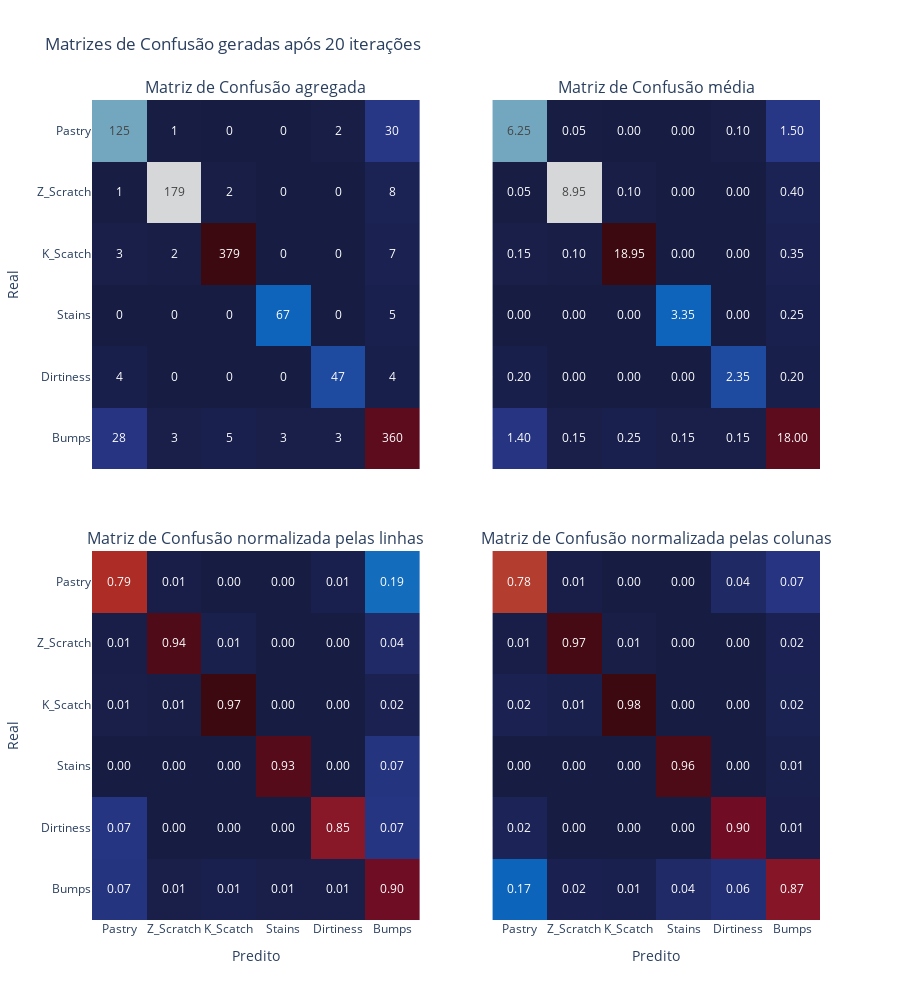

The notebook cell saved with this chart:
### Code cell
plot_confusion_matrix(dt_imb_res, export=False, filename='tree_bal_cm', path='../figs/metrics_ensemble')

### Figure 1 — Plotly figure (JSON) as saved in the notebook; plotly's stock layout.template omitted (floating-point values rounded to 4 significant figures)
{"data": [{"colorscale": [[0, "rgb(23, 28, 66)"], [0.09091, "rgb(41, 58, 143)"], [0.1818, "rgb(11, 102, 189)"], [0.2727, "rgb(69, 144, 185)"], [0.3636, "rgb(142, 181, 194)"], [0.4545, "rgb(210, 216, 219)"], [0.5455, "rgb(230, 210, 204)"], [0.6364, "rgb(213, 157, 137)"], [0.7273, "rgb(196, 101, 72)"], [0.8182, "rgb(172, 43, 36)"], [0.9091, "rgb(120, 14, 40)"], [1, "rgb(60, 9, 17)"]], "showscale": false, "text": [[125, 1, 0, 0, 2, 30], [1, 179, 2, 0, 0, 8], [3, 2, 379, 0, 0, 7], [0, 0, 0, 67, 0, 5], [4, 0, 0, 0, 47, 4], [28, 3, 5, 3, 3, 360]], "texttemplate": "%{text}", "type": "heatmap", "x": ["Pastry", "Z_Scratch", "K_Scatch", "Stains", "Dirtiness", "Bumps"], "xaxis": "x", "y": ["Pastry", "Z_Scratch", "K_Scatch", "Stains", "Dirtiness", "Bumps"], "yaxis": "y", "z": [[125, 1, 0, 0, 2, 30], [1, 179, 2, 0, 0, 8], [3, 2, 379, 0, 0, 7], [0, 0, 0, 67, 0, 5], [4, 0, 0, 0, 47, 4], [28, 3, 5, 3, 3, 360]]}, {"colorscale": [[0, "rgb(23, 28, 66)"], [0.09091, "rgb(41, 58, 143)"], [0.1818, "rgb(11, 102, 189)"], [0.2727, "rgb(69, 144, 185)"], [0.3636, "rgb(142, 181, 194)"], [0.4545, "rgb(210, 216, 219)"], [0.5455, "rgb(230, 210, 204)"], [0.6364, "rgb(213, 157, 137)"], [0.7273, "rgb(196, 101, 72)"], [0.8182, "rgb(172, 43, 36)"], [0.9091, "rgb(120, 14, 40)"], [1, "rgb(60, 9, 17)"]], "showscale": false, "text": [[6.25, 0.05, 0, 0, 0.1, 1.5], [0.05, 8.95, 0.1, 0, 0, 0.4], [0.15, 0.1, 18.95, 0, 0, 0.35], [0, 0, 0, 3.35, 0, 0.25], [0.2, 0, 0, 0, 2.35, 0.2], [1.4, 0.15, 0.25, 0.15, 0.15, 18]], "texttemplate": "%{text:.2f}", "type": "heatmap", "x": ["Pastry", "Z_Scratch", "K_Scatch", "Stains", "Dirtiness", "Bumps"], "xaxis": "x2", "y": ["Pastry", "Z_Scratch", "K_Scatch", "Stains", "Dirtiness", "Bumps"], "yaxis": "y2", "z": [[6.25, 0.05, 0, 0, 0.1, 1.5], [0.05, 8.95, 0.1, 0, 0, 0.4], [0.15, 0.1, 18.95, 0, 0, 0.35], [0, 0, 0, 3.35, 0, 0.25], [0.2, 0, 0, 0, 2.35, 0.2], [1.4, 0.15, 0.25, 0.15, 0.15, 18]]}, {"colorscale": [[0, "rgb(23, 28, 66)"], [0.09091, "rgb(41, 58, 143)"], [0.1818, "rgb(11, 102, 189)"], [0.2727, "rgb(69, 144, 185)"], [0.3636, "rgb(142, 181, 194)"], [0.4545, "rgb(210, 216, 219)"], [0.5455, "rgb(230, 210, 204)"], [0.6364, "rgb(213, 157, 137)"], [0.7273, "rgb(196, 101, 72)"], [0.8182, "rgb(172, 43, 36)"], [0.9091, "rgb(120, 14, 40)"], [1, "rgb(60, 9, 17)"]], "showscale": false, "text": [[0.7911, 0.006329, 0, 0, 0.01266, 0.1899], [0.005263, 0.9421, 0.01053, 0, 0, 0.04211], [0.007673, 0.005115, 0.9693, 0, 0, 0.0179], [0, 0, 0, 0.9306, 0, 0.06944], [0.07273, 0, 0, 0, 0.8545, 0.07273], [0.06965, 0.007463, 0.01244, 0.007463, 0.007463, 0.8955]], "texttemplate": "%{text:.2f}", "type": "heatmap", "x": ["Pastry", "Z_Scratch", "K_Scatch", "Stains", "Dirtiness", "Bumps"], "xaxis": "x3", "y": ["Pastry", "Z_Scratch", "K_Scatch", "Stains", "Dirtiness", "Bumps"], "yaxis": "y3", "z": [[0.7911, 0.006329, 0, 0, 0.01266, 0.1899], [0.005263, 0.9421, 0.01053, 0, 0, 0.04211], [0.007673, 0.005115, 0.9693, 0, 0, 0.0179], [0, 0, 0, 0.9306, 0, 0.06944], [0.07273, 0, 0, 0, 0.8545, 0.07273], [0.06965, 0.007463, 0.01244, 0.007463, 0.007463, 0.8955]]}, {"colorscale": [[0, "rgb(23, 28, 66)"], [0.09091, "rgb(41, 58, 143)"], [0.1818, "rgb(11, 102, 189)"], [0.2727, "rgb(69, 144, 185)"], [0.3636, "rgb(142, 181, 194)"], [0.4545, "rgb(210, 216, 219)"], [0.5455, "rgb(230, 210, 204)"], [0.6364, "rgb(213, 157, 137)"], [0.7273, "rgb(196, 101, 72)"], [0.8182, "rgb(172, 43, 36)"], [0.9091, "rgb(120, 14, 40)"], [1, "rgb(60, 9, 17)"]], "showscale": false, "text": [[0.7764, 0.005405, 0, 0, 0.03846, 0.07246], [0.006211, 0.9676, 0.005181, 0, 0, 0.01932], [0.01863, 0.01081, 0.9819, 0, 0, 0.01691], [0, 0, 0, 0.9571, 0, 0.01208], [0.02484, 0, 0, 0, 0.9038, 0.009662], [0.1739, 0.01622, 0.01295, 0.04286, 0.05769, 0.8696]], "texttemplate": "%{text:.2f}", "type": "heatmap", "x": ["Pastry", "Z_Scratch", "K_Scatch", "Stains", "Dirtiness", "Bumps"], "xaxis": "x4", "y": ["Pastry", "Z_Scratch", "K_Scatch", "Stains", "Dirtiness", "Bumps"], "yaxis": "y4", "z": [[0.7764, 0.005405, 0, 0, 0.03846, 0.07246], [0.006211, 0.9676, 0.005181, 0, 0, 0.01932], [0.01863, 0.01081, 0.9819, 0, 0, 0.01691], [0, 0, 0, 0.9571, 0, 0.01208], [0.02484, 0, 0, 0, 0.9038, 0.009662], [0.1739, 0.01622, 0.01295, 0.04286, 0.05769, 0.8696]]}], "layout": {"annotations": [{"font": {"size": 16}, "showarrow": false, "text": "Matriz de Confusão agregada", "x": 0.225, "xanchor": "center", "xref": "paper", "y": 1, "yanchor": "bottom", "yref": "paper"}, {"font": {"size": 16}, "showarrow": false, "text": "Matriz de Confusão média", "x": 0.775, "xanchor": "center", "xref": "paper", "y": 1, "yanchor": "bottom", "yref": "paper"}, {"font": {"size": 16}, "showarrow": false, "text": "Matriz de Confusão normalizada pelas linhas", "x": 0.225, "xanchor": "center", "xref": "paper", "y": 0.45, "yanchor": "bottom", "yref": "paper"}, {"font": {"size": 16}, "showarrow": false, "text": "Matriz de Confusão normalizada pelas colunas", "x": 0.775, "xanchor": "center", "xref": "paper", "y": 0.45, "yanchor": "bottom", "yref": "paper"}], "autosize": true, "height": 1000, "title": {"text": "Matrizes de Confusão geradas após 20 iterações"}, "xaxis": {"anchor": "y", "domain": [0, 0.45], "matches": "x3", "showticklabels": false}, "xaxis2": {"anchor": "y2", "domain": [0.55, 1], "matches": "x4", "showticklabels": false}, "xaxis3": {"anchor": "y3", "domain": [0, 0.45], "title": {"text": "Predito"}}, "xaxis4": {"anchor": "y4", "domain": [0.55, 1], "title": {"text": "Predito"}}, "yaxis": {"anchor": "x", "autorange": "reversed", "domain": [0.55, 1], "title": {"text": "Real"}}, "yaxis2": {"anchor": "x2", "autorange": "reversed", "domain": [0.55, 1], "matches": "y", "showticklabels": false}, "yaxis3": {"anchor": "x3", "autorange": "reversed", "domain": [0, 0.45], "title": {"text": "Real"}}, "yaxis4": {"anchor": "x4", "domain": [0, 0.45], "matches": "y3", "showticklabels": false}}}
